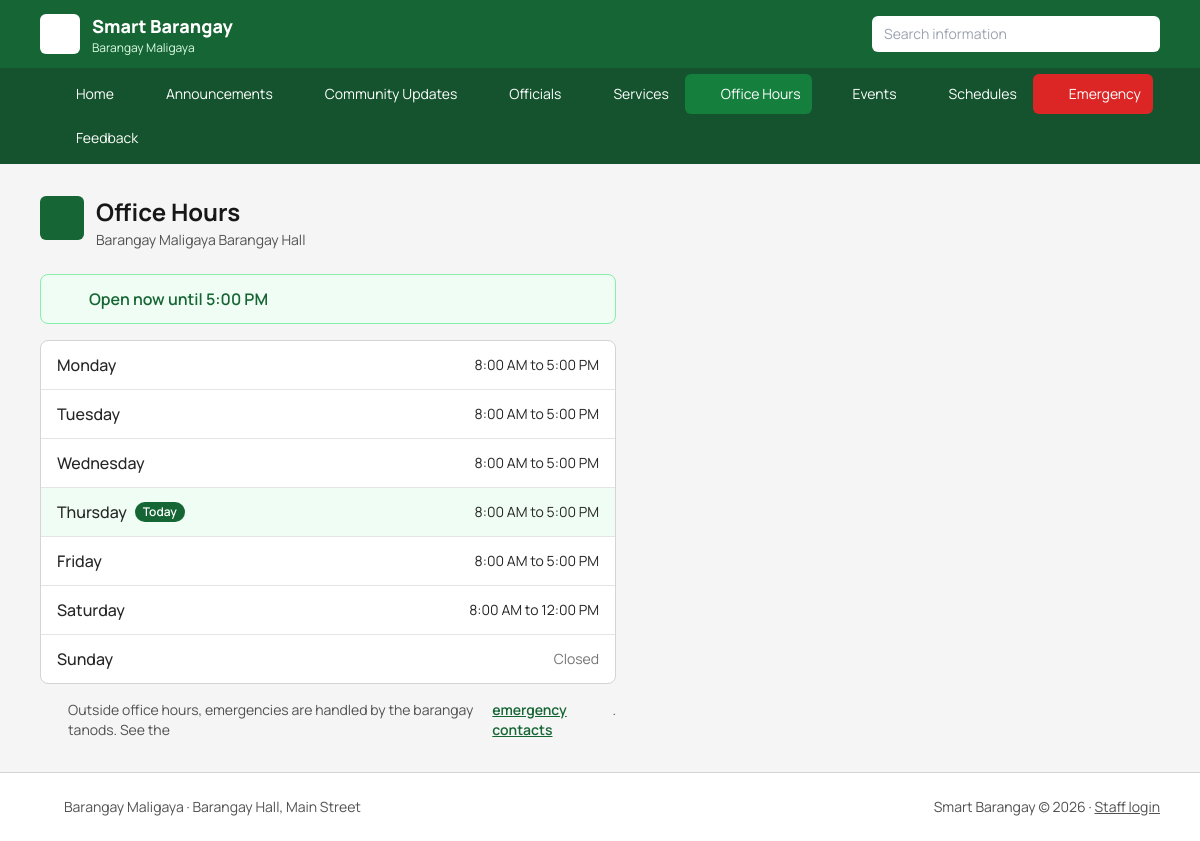
The page /hours.php on the database its author committed.
### tables this page shows
CREATE TABLE `office_hours` (
  `id` int(11) NOT NULL,
  `day_label` varchar(12) NOT NULL,
  `open_time` time DEFAULT NULL,
  `close_time` time DEFAULT NULL,
  `sort_order` int(11) NOT NULL
);

### hours.php (the view, shortened to what this page needs)
<?php
require 'config.php';
$rows = $pdo->query('SELECT * FROM office_hours ORDER BY sort_order')->fetchAll();
$status = office_status($pdo);
$today = date('l');
include 'includes/header.php';
echo page_head('clock', 'Office Hours', BARANGAY_NAME . ' Barangay Hall');
?>
<div class="max-w-xl">
  <div class="mb-4 rounded-lg border px-4 py-3 flex items-center gap-3 <?= $status['open'] ? 'bg-green-50 border-green-300 text-green-800' : 'bg-neutral-200 border-neutral-300 text-neutral-800' ?>">
    <?= icon($status['open'] ? 'check' : 'clock', 'w-5 h-5 shrink-0') ?>
    <span class="font-semibold"><?= e($status['text']) ?></span>
  </div>
  <div class="bg-white border border-neutral-300 rounded-lg divide-y divide-neutral-200">
    <?php foreach ($rows as $r): $isToday = $r['day_label'] === $today; ?>
      <div class="flex items-center justify-between px-4 py-3 <?= $isToday ? 'bg-green-50' : '' ?>">
        <span class="font-medium flex items-center gap-2"><?= e($r['day_label']) ?><?php if ($isToday): ?><span class="text-xs font-semibold bg-green-800 text-white rounded-full px-2 py-0.5">Today</span><?php endif; ?></span>
        <span class="text-sm <?= $r['open_time'] ? '' : 'text-neutral-500' ?>"><?= $r['open_time'] ? e(fmt_time($r['open_time']) . ' to ' . fmt_time($r['close_time'])) : 'Closed' ?></span>
      </div>
    <?php endforeach; ?>
  </div>
  <p class="mt-4 text-sm text-neutral-600 flex items-start gap-2"><?= icon('siren', 'w-5 h-5 shrink-0 text-red-600') ?>Outside office hours, emergencies are handled by the barangay tanods. See the <a href="emergency.php" class="text-green-800 underline font-semibold">emergency contacts</a>.</p>
</div>
<?php include 'includes/footer.php'; ?>

### rows shown on the page
office_hours: close_time "Open now until 5:00 PM", day_label "Thursday", shows "Today", open_time+close_time "8:00 AM to 5:00 PM"
office_hours: day_label "Monday", open_time+close_time "8:00 AM to 5:00 PM"
office_hours: day_label "Tuesday", open_time+close_time "8:00 AM to 5:00 PM"
office_hours: day_label "Wednesday", open_time+close_time "8:00 AM to 5:00 PM"
office_hours: day_label "Friday", open_time+close_time "8:00 AM to 5:00 PM"
office_hours: day_label "Saturday", open_time+close_time "8:00 AM to 12:00 PM"
office_hours: day_label "Sunday", shows "Closed"

### other values the page prints
BARANGAY_NAME "Barangay Maligaya"
$label "Home"
$label "Announcements"
$label "Community Updates"
$label "Officials"
$label "Services"
$label "Office Hours"
$label "Events"
$label "Schedules"
$label "Emergency"
$label "Feedback"
$title "Office Hours"
$sub "Barangay Maligaya Barangay Hall"
BARANGAY_ADDRESS "Barangay Hall, Main Street"
